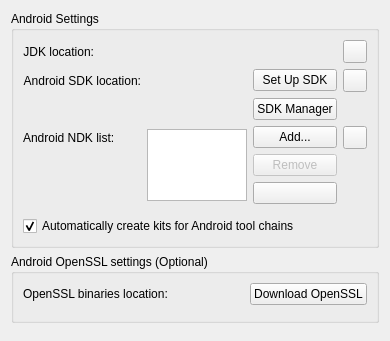
<?xml version="1.0" encoding="UTF-8"?>
<ui version="4.0">
 <class>AndroidSettingsWidget</class>
 <widget class="QWidget" name="AndroidSettingsWidget">
  <property name="windowTitle">
   <string>Android Configuration</string>
  </property>
  <layout class="QVBoxLayout" name="verticalLayout">
   <item>
    <widget class="QGroupBox" name="androidSettingsGroupBox">
     <property name="title">
      <string>Android Settings</string>
     </property>
     <layout class="QGridLayout" name="gridLayout_3">
      <item row="1" column="1">
       <widget class="Utils::PathChooser" name="SDKLocationPathChooser" native="true"/>
      </item>
      <item row="1" column="6">
       <widget class="QToolButton" name="downloadSDKToolButton">
        <property name="toolTip">
         <string>Open Android SDK download URL in the system's browser.</string>
        </property>
       </widget>
      </item>
      <item row="3" column="2" rowspan="3" colspan="4">
       <layout class="QVBoxLayout" name="ndkListControlsLayout">
        <item>
         <widget class="QPushButton" name="addCustomNdkButton">
          <property name="enabled">
           <bool>true</bool>
          </property>
          <property name="sizePolicy">
           <sizepolicy hsizetype="Expanding" vsizetype="Fixed">
            <horstretch>0</horstretch>
            <verstretch>0</verstretch>
           </sizepolicy>
          </property>
          <property name="toolTip">
           <string>Add the selected custom NDK. The toolchains and debuggers will be created automatically.</string>
          </property>
          <property name="text">
           <string>Add...</string>
          </property>
         </widget>
        </item>
        <item>
         <widget class="QPushButton" name="removeCustomNdkButton">
          <property name="enabled">
           <bool>false</bool>
          </property>
          <property name="sizePolicy">
           <sizepolicy hsizetype="Expanding" vsizetype="Fixed">
            <horstretch>0</horstretch>
            <verstretch>0</verstretch>
           </sizepolicy>
          </property>
          <property name="toolTip">
           <string>Remove the selected NDK if it has been added manually.</string>
          </property>
          <property name="text">
           <string>Remove</string>
          </property>
         </widget>
        </item>
        <item>
         <widget class="QPushButton" name="makeDefaultNdkButton">
          <property name="toolTip">
           <string>Force a specific NDK installation to be used by all Android kits.&lt;br/&gt;Note that the forced NDK might not be compatible with all registered Qt versions.</string>
          </property>
         </widget>
        </item>
       </layout>
      </item>
      <item row="6" column="0" colspan="7">
       <widget class="Utils::DetailsWidget" name="androidDetailsWidget" native="true"/>
      </item>
      <item row="3" column="1" rowspan="3">
       <widget class="QListWidget" name="ndkListWidget">
        <property name="sizePolicy">
         <sizepolicy hsizetype="Expanding" vsizetype="Maximum">
          <horstretch>0</horstretch>
          <verstretch>0</verstretch>
         </sizepolicy>
        </property>
        <property name="sizeAdjustPolicy">
         <enum>QAbstractScrollArea::AdjustToContents</enum>
        </property>
        <property name="iconSize">
         <size>
          <width>16</width>
          <height>16</height>
         </size>
        </property>
        <property name="resizeMode">
         <enum>QListView::Adjust</enum>
        </property>
        <property name="modelColumn">
         <number>0</number>
        </property>
        <property name="sortingEnabled">
         <bool>false</bool>
        </property>
       </widget>
      </item>
      <item row="0" column="0">
       <widget class="QLabel" name="OpenJDKLocationLabel">
        <property name="sizePolicy">
         <sizepolicy hsizetype="Fixed" vsizetype="Preferred">
          <horstretch>0</horstretch>
          <verstretch>0</verstretch>
         </sizepolicy>
        </property>
        <property name="text">
         <string>JDK location:</string>
        </property>
        <property name="alignment">
         <set>Qt::AlignRight|Qt::AlignTrailing|Qt::AlignVCenter</set>
        </property>
       </widget>
      </item>
      <item row="0" column="1">
       <widget class="Utils::PathChooser" name="OpenJDKLocationPathChooser" native="true">
        <property name="sizePolicy">
         <sizepolicy hsizetype="Expanding" vsizetype="Preferred">
          <horstretch>0</horstretch>
          <verstretch>0</verstretch>
         </sizepolicy>
        </property>
       </widget>
      </item>
      <item row="0" column="6">
       <widget class="QToolButton" name="downloadOpenJDKToolButton">
        <property name="toolTip">
         <string>Open JDK download URL in the system's browser.</string>
        </property>
       </widget>
      </item>
      <item row="1" column="0">
       <widget class="QLabel" name="SDKLocationLabel">
        <property name="sizePolicy">
         <sizepolicy hsizetype="Fixed" vsizetype="Preferred">
          <horstretch>0</horstretch>
          <verstretch>0</verstretch>
         </sizepolicy>
        </property>
        <property name="text">
         <string>Android SDK location:</string>
        </property>
        <property name="alignment">
         <set>Qt::AlignRight|Qt::AlignTrailing|Qt::AlignVCenter</set>
        </property>
       </widget>
      </item>
      <item row="1" column="2" colspan="4">
       <widget class="QPushButton" name="sdkToolsAutoDownloadButton">
        <property name="text">
         <string>Set Up SDK</string>
        </property>
       </widget>
      </item>
      <item row="2" column="2" colspan="4">
       <widget class="QPushButton" name="sdkManagerToolButton">
        <property name="text">
         <string>SDK Manager</string>
        </property>
       </widget>
      </item>
      <item row="3" column="0">
       <widget class="QLabel" name="ndkComboBoxLabel">
        <property name="text">
         <string>Android NDK list:</string>
        </property>
       </widget>
      </item>
      <item row="3" column="6">
       <widget class="QToolButton" name="downloadNDKToolButton">
        <property name="toolTip">
         <string>Open Android NDK download URL in the system's browser.</string>
        </property>
        <property name="text">
         <string/>
        </property>
       </widget>
      </item>
      <item row="7" column="0" colspan="7">
       <widget class="QCheckBox" name="CreateKitCheckBox">
        <property name="text">
         <string>Automatically create kits for Android tool chains</string>
        </property>
        <property name="checked">
         <bool>true</bool>
        </property>
       </widget>
      </item>
     </layout>
    </widget>
   </item>
   <item>
    <widget class="QGroupBox" name="androidOpenSSLSettingsGroupBox">
     <property name="title">
      <string>Android OpenSSL settings (Optional)</string>
     </property>
     <layout class="QGridLayout" name="gridLayout_2">
      <item row="0" column="0">
       <widget class="QLabel" name="label">
        <property name="sizePolicy">
         <sizepolicy hsizetype="Maximum" vsizetype="Preferred">
          <horstretch>0</horstretch>
          <verstretch>0</verstretch>
         </sizepolicy>
        </property>
        <property name="text">
         <string>OpenSSL binaries location:</string>
        </property>
       </widget>
      </item>
      <item row="1" column="0" colspan="4">
       <widget class="Utils::DetailsWidget" name="openSslDetailsWidget" native="true"/>
      </item>
      <item row="0" column="3">
       <widget class="QPushButton" name="downloadOpenSSLPrebuiltLibs">
        <property name="sizePolicy">
         <sizepolicy hsizetype="Fixed" vsizetype="Fixed">
          <horstretch>0</horstretch>
          <verstretch>0</verstretch>
         </sizepolicy>
        </property>
        <property name="text">
         <string>Download OpenSSL</string>
        </property>
       </widget>
      </item>
      <item row="0" column="1" colspan="2">
       <widget class="Utils::PathChooser" name="openSslPathChooser" native="true">
        <property name="toolTip">
         <string>Select the path of the prebuilt OpenSSL binaries.</string>
        </property>
       </widget>
      </item>
     </layout>
    </widget>
   </item>
   <item>
    <spacer name="verticalSpacer">
     <property name="orientation">
      <enum>Qt::Vertical</enum>
     </property>
    </spacer>
   </item>
  </layout>
 </widget>
 <customwidgets>
  <customwidget>
   <class>Utils::PathChooser</class>
   <extends>QWidget</extends>
   <header location="global">utils/pathchooser.h</header>
   <container>1</container>
   <slots>
    <signal>editingFinished()</signal>
    <signal>browsingFinished()</signal>
   </slots>
  </customwidget>
  <customwidget>
   <class>Utils::DetailsWidget</class>
   <extends>QWidget</extends>
   <header location="global">utils/detailswidget.h</header>
   <container>1</container>
  </customwidget>
 </customwidgets>
 <resources/>
 <connections/>
</ui>
